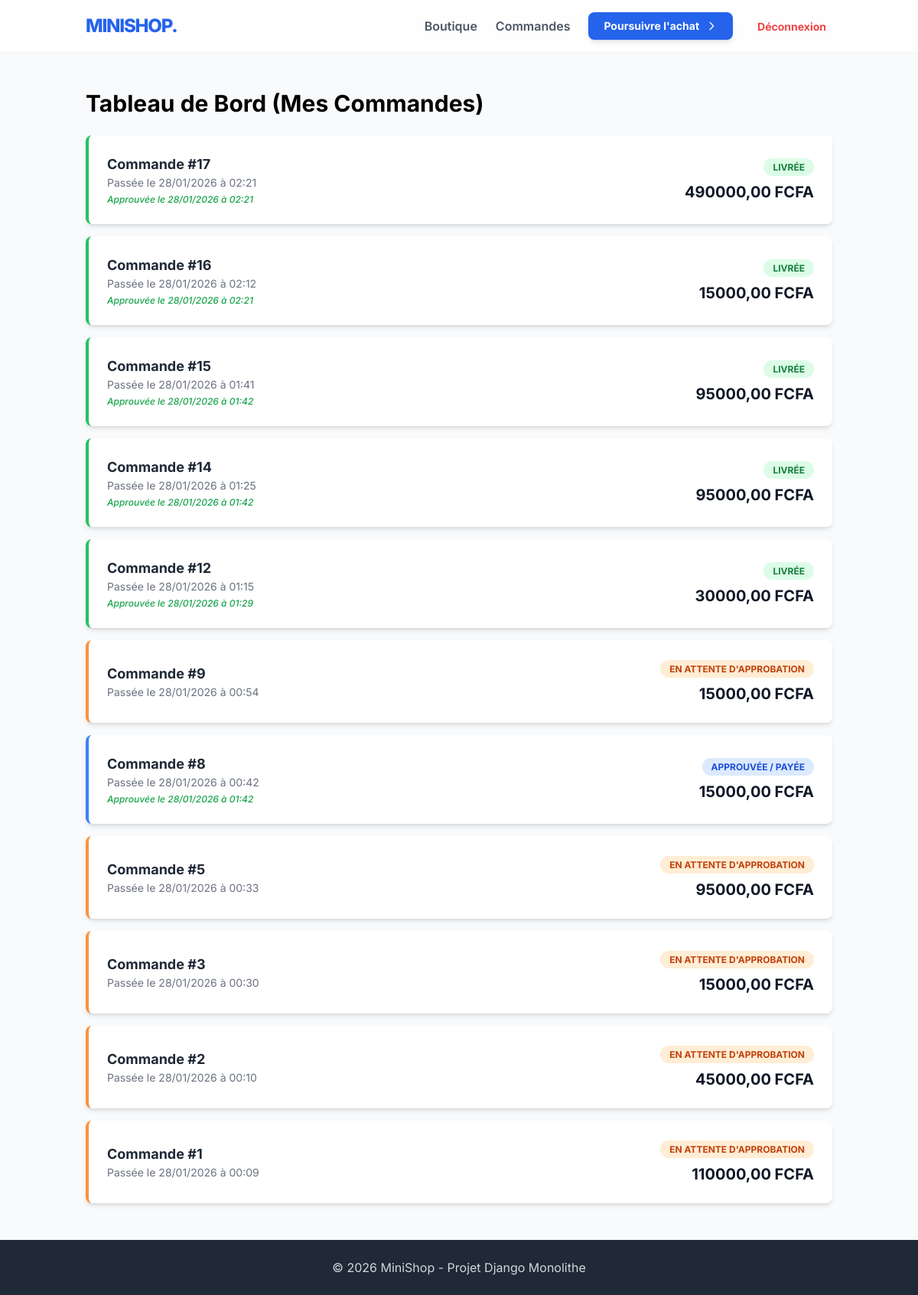
The page /userboard/ (signed in) on the database its author committed.
### shop/models.py (models this page shows, shortened)
class Order(models.Model):
    STATUS_CHOICES = (
        ('en_attente', 'En attente d\'approbation'),
        ('approuve', 'Approuvée / Payée'),
        ('livre', 'Livrée'),
        ('annule', 'Annulée'),
    )
    user = models.ForeignKey(User, on_delete=models.CASCADE)
    total_price = models.DecimalField(max_digits=10, decimal_places=2)
    status = models.CharField(max_length=20, choices=STATUS_CHOICES, default='en_attente')
    is_paid = models.BooleanField(default=True)
    created_at = models.DateTimeField(auto_now_add=True)
    updated_at = models.DateTimeField(auto_now=True)

### shop/views.py (the view)
# urls.py: path('userboard/', user_board, name='user_board'),
@login_required
def user_board(request):
    orders = Order.objects.all().order_by('-created_at') if request.user.is_staff else Order.objects.filter(user=request.user).order_by('-created_at')
    return render(request, 'shop/user_board.html', {'orders': orders})

### shop/templates/shop/user_board.html (shortened to what this page needs)
{% extends 'base.html' %}
{% block content %}
<h1 class="text-3xl font-bold mb-6">Tableau de Bord {% if user.is_staff %}(Gestion Admin){% else %}(Mes Commandes){% endif %}</h1>
<div class="space-y-4">
    {% for order in orders %}
    <div class="bg-white p-6 rounded-lg shadow-md border-l-4
        {% if order.status == 'livre' %} border-green-500
        {% elif order.status == 'approuve' %} border-blue-500
        {% elif order.status == 'en_attente' %} border-orange-400
        {% else %} border-gray-400 {% endif %}">
        <div class="flex justify-between items-center">
            <div>
                <h3 class="font-bold text-lg text-gray-800">
                    Commande #{{ order.id }}
                </h3>
                <p class="text-gray-500 text-sm">
                    Passée le {{ order.created_at|date:"d/m/Y à H:i" }}
                </p>
                {% if order.status == 'approuve' or order.status == 'livre' %}
                <p class="text-green-600 text-xs italic mt-1 font-medium">
                    Approuvée le {{ order.updated_at|date:"d/m/Y à H:i" }}
                </p>
                {% endif %}
            </div>
            <div class="text-right">
                <span class="px-3 py-1 rounded-full text-xs font-bold uppercase
                    {% if order.status == 'livre' %} bg-green-100 text-green-700
                    {% elif order.status == 'approuve' %} bg-blue-100 text-blue-700
                    {% elif order.status == 'en_attente' %} bg-orange-100 text-orange-700
                    {% else %} bg-gray-100 text-gray-700 {% endif %}">
                    {{ order.get_status_display }}
                </span>
                <p class="text-xl font-bold text-gray-900 mt-2">{{ order.total_price }} FCFA</p>
            </div>
        </div>
    </div>
    {% endfor %}
</div>
{% endblock %}

### shop/templates/base.html (shortened to what this page needs)
<!DOCTYPE html>
<html lang="fr">
<head>
    <script src="https://cdn.tailwindcss.com"></script>
</head>
<body class="bg-slate-50 flex flex-col min-h-screen">
    <nav class="bg-white/80 backdrop-blur-md sticky top-0 z-40 border-b border-gray-100">
        <div class="container mx-auto px-6 py-4 flex justify-between items-center">
            <a href="/" class="text-2xl font-extrabold text-blue-600 tracking-tighter">MINISHOP.</a>
            <div class="flex items-center space-x-6">
                <a href="/" class="text-gray-600 hover:text-blue-600 font-semibold transition">Boutique</a>
                {% if user.is_authenticated %}
                    <a href="{% url 'user_board' %}" class="text-gray-600 hover:text-blue-600 font-semibold transition">Commandes</a>
                    {% if not user.is_staff %}
                    <a href="{% url 'cart_detail' %}" class="flex items-center gap-2 bg-blue-600 text-white px-5 py-2 rounded-lg hover:bg-blue-700 transition shadow-md">
                        <span class="font-bold text-sm">Poursuivre l'achat</span>
                        <svg xmlns="http://www.w3.org/2000/svg" class="h-4 w-4" fill="none" viewBox="0 0 24 24" stroke="currentColor">
                            <path stroke-linecap="round" stroke-linejoin="round" stroke-width="2" d="M9 5l7 7-7 7" />
                        </svg>
                    </a>
                    {% endif %}
                    <form action="{% url 'logout' %}" method="POST" class="inline">
                        <button type="submit" class="text-sm font-bold text-red-500 hover:underline px-2 transition">Déconnexion</button>
                    </form>
                {% else %}
                    <a href="{% url 'login' %}" class="text-gray-600 font-bold">Connexion</a>
                    <a href="{% url 'register' %}" class="bg-gray-900 text-white px-6 py-2 rounded-xl font-bold hover:bg-black transition shadow-xl">S'inscrire</a>
                {% endif %}
            </div>
        </div>
    </nav>
    <main class="container mx-auto px-6 py-12 flex-grow">
        {% block content %}{% endblock %}
    </main>
    <footer class="bg-gray-800 text-gray-300 py-6 text-center">
        <p>&copy; 2026 MiniShop - Projet Django Monolithe</p>
    </footer>
</body>
</html>

### shop/templates/base.html (style rules this page uses)
body { font-family: 'Inter', sans-serif; }

### rows shown on the page
Order: id "17", created_at "28/01/2026 à 02:21", updated_at "28/01/2026 à 02:21", status "LIVRÉE", total_price "490000,00"
Order: id "16", created_at "28/01/2026 à 02:12", updated_at "28/01/2026 à 02:21", status "LIVRÉE", total_price "15000,00"
Order: id "15", created_at "28/01/2026 à 01:41", updated_at "28/01/2026 à 01:42", status "LIVRÉE", total_price "95000,00"
Order: id "14", created_at "28/01/2026 à 01:25", updated_at "28/01/2026 à 01:42", status "LIVRÉE", total_price "95000,00"
Order: id "12", created_at "28/01/2026 à 01:15", updated_at "28/01/2026 à 01:29", status "LIVRÉE", total_price "30000,00"
Order: id "9", created_at "28/01/2026 à 00:54", status "EN ATTENTE D'APPROBATION", total_price "15000,00"
Order: id "8", created_at "28/01/2026 à 00:42", updated_at "28/01/2026 à 01:42", status "APPROUVÉE / PAYÉE", total_price "15000,00"
Order: id "5", created_at "28/01/2026 à 00:33", status "EN ATTENTE D'APPROBATION", total_price "95000,00"
Order: id "3", created_at "28/01/2026 à 00:30", status "EN ATTENTE D'APPROBATION", total_price "15000,00"
Order: id "2", created_at "28/01/2026 à 00:10", status "EN ATTENTE D'APPROBATION", total_price "45000,00"
Order: id "1", created_at "28/01/2026 à 00:09", status "EN ATTENTE D'APPROBATION", total_price "110000,00"
